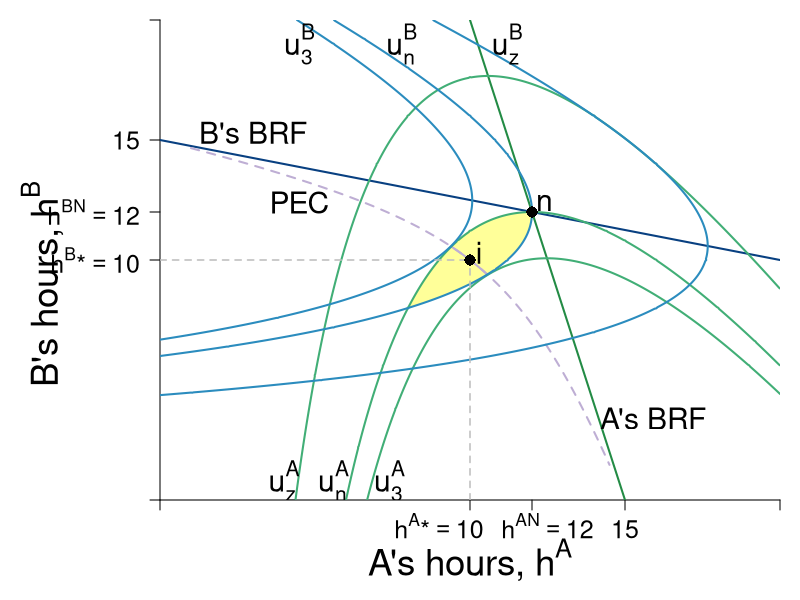

R code for this plot:
require(shape)
pdf(file = "competitionmarkets/coord_brfs_marginfig.pdf", width = 9, height = 7)

#Set parameters for graphics
pointsize <- 1.8
axislabelsize <- 2.2
labelsize <- 1.5
namesize <- 1.8
annotatesize <- 1.8
graphlinewidth <- 2
segmentlinewidth <- 1.5

COL <- c("#7fc97f", "#beaed4", "#fdc086", "#ffff99", "#386cb0", "#f0027f", "#bf5b17", "#666666")
COLA <- c("#99d8c9","#66c2a4","#41ae76", "#238b45", "#005824")
COLB <- c("#4eb3d3", "#2b8cbe", "#0868ac","#084081")

par(mar =  c(5, 8, 1, 1))

uA <- function(ea, eb, alpha = 30, beta = 1/2) {
  (alpha - beta*(ea+eb))*ea - 0.5*(ea)^2
}

uB <- function(ea, eb, alpha = 30, beta = 1/2) {
  (alpha - beta*(ea+eb))*eb - 0.5*(eb)^2
}

brfB <- function(ea, alpha = 30, beta = 1/2) {
  (alpha - beta*ea)/(1 + 2*beta)
}

brfA <- function(ea, alpha = 30, beta = 1/2) {
  (alpha - ea*(1 + 2*beta))/(beta)
}

brfPE <- function(ea, alpha = 30, beta = 1/8) {
  alpha*(1 - beta*ea)
}

hANE <- function(alpha, beta = 1/2){
  alpha/(1 + 3*beta)
}

hApEff2 <- function(alpha, beta = 1/2){
  alpha/(1 + 4*beta)
}

intercept1 <- function(alpha, beta = 1/2){
  alpha/(1 + 2*beta)
}

PEC <- function(ea, alpha = 30, beta = 1/2){
  a = beta*(1+2*beta);
  b = -alpha*(1+3*beta)+(1+2*beta)^2*ea;
  c = alpha^2 - alpha*(1+3*beta)*ea+ beta*(1+2*beta)*ea^2
  delta = b^2-4*a*c
  return((-b-sqrt(delta))/(2*a))
}


indiffA <- function(ea, alpha = 30, beta = 1/2, uA = 144) {
  (alpha*ea - beta*(ea)^2 - 0.5*(ea)^2 - uA)/(beta*ea)
}

indiffBroot1 <- function(ea, alpha = 30, beta = 30, uB = 144){
  (-sqrt(alpha^2 - 2*alpha*beta*ea + beta^2*ea^2 - 4*beta*uB - 2*uB) + alpha - beta*ea)/(2*beta + 1)
}

indiffBroot2 <- function(ea, alpha = 30, beta = 30, uB = 144){
  (sqrt(alpha^2 - 2*alpha*beta*ea + beta^2*ea^2 - 4*beta*uB - 2*uB) + alpha - beta*ea)/(2*beta + 1)
}


indiffB <- function(eb, alpha = 30, beta = 1/2, uB = 144) {
  (alpha*eb - uB - 0.5*eb^2)/(alpha*beta*eb)
}

indiffB2 <- function(ea, alpha = 30, beta = 1/2, uB = 144) {
  sqrt(alpha^2*(beta*ea - 1)^2 - 2*uB) - alpha*beta*ea + alpha
}

indiffB3 <- function(ea, alpha = 30, beta = 1/2, uB = 144) {
  -sqrt(alpha^2*(beta*ea - 1)^2 - 2*uB) - alpha*beta*ea + alpha
}


xlims <- c(0, 20)
ylims <- c(0, 20)

npts <- 501 
x <- seq(xlims[1], xlims[2], length.out = npts)
y <- seq(ylims[1], ylims[2], length.out = npts) 
a <- c(112, 
       uA(hANE(alpha = 30, beta = 1/2), hANE(alpha = 30, beta = 1/2)), 
       155.8)
b <- c(112, 
       uA(hANE(alpha = 30, beta = 1/2),hANE(alpha = 30, beta = 1/2)), 
       155.8)

plot(0, 0, xlim = xlims, ylim = ylims, type = "n",
     xlab = expression(paste("")),
     ylab = expression(paste("")), 
     xaxt = "n", 
     yaxt = "n", 
     cex.lab = axislabelsize, 
     bty = "n",
     xaxs="i", 
     yaxs="i")

# Keeping if necessary. 
# ticksy <- c(0, hApEff2(alpha = 30), hANE(alpha = 30), intercept1(alpha = 30), ylims[2])
# ylabels <- c(NA, expression(paste(h^B,"*")), expression(paste(h^{BN})), expression(paste(frac(alpha, 1 + 2*beta))), NA)
# ticksx <- c(0, hApEff2(alpha = 30), hANE(alpha = 30), intercept1(alpha = 30), xlims[2])
# xlabels <- c(NA, expression(paste(h^A,"*")), expression(paste(h^{AN})), expression(paste(frac(alpha, 1 + 2*beta))), NA)

ticksy <- c(0, hApEff2(alpha = 30), hANE(alpha = 30), intercept1(alpha = 30), ylims[2])
ylabels <- c(NA, expression(paste(h^B,"*", phantom()==10)), expression(paste(h^{BN} == 12)), expression(paste(15 )), NA)
ticksx <- c(0, hApEff2(alpha = 30), hANE(alpha = 30), intercept1(alpha = 30), xlims[2])
xlabels <- c(NA, expression(paste(h^A,"*", phantom()==10)), expression(paste(h^{AN} == 12)), NA, NA)


axis(1, at = ticksx,  pos = 0, labels = FALSE)
text(x = c(0, hApEff2(alpha = 30)-1, hANE(alpha = 30) + 0.5, intercept1(alpha = 30), xlims[2]), 
     par("usr")[3] - 0.3, labels = xlabels, srt = 0, pos = 1, 
     xpd = TRUE, cex = labelsize)
#15 in the labels above didn't work, so it must be indivudally located
text(15, -1.2, expression(paste(15)), xpd = TRUE, cex = labelsize) 

axis(2, at = ticksy, pos = 0, labels = ylabels, las = 1, cex.axis = labelsize)

npts <- 500 
xx1 <- seq(xlims[1], xlims[2], length.out = npts)
xx2 <- seq(9.4, 10.55, length.out = npts)

#I need something like xx1 with npts for 
xpoly1 <- seq(from = 8, to = 12, length.out = 500)
ypoly1 <- indiffA(xpoly1, uA = 144, alpha = 30, beta = 1/2)
ypoly2 <- indiffBroot1(xpoly1, uB = 144, alpha = 30, beta = 1/2)
polygon(x = c(xpoly1, rev(xpoly1)), y = c(ypoly1, rev(ypoly2)), col=COL[4], density=NULL, border = NA)

#Draw functions
lines(xx1, brfA(xx1, alpha = 30, beta = 1/2), col = COLA[4], lwd = graphlinewidth)
lines(xx1, brfB(xx1, alpha = 30, beta = 1/2), col = COLB[4], lwd = graphlinewidth)

xx2 <- seq(1, 14.5, length.out = npts)
xx3 <- seq(9.4, 10.55, length.out = npts)

lines(xx2, PEC(xx2, alpha = 30, beta = 1/2), col = COL[2], lty = 2, lwd = graphlinewidth)
lines(xx3, PEC(xx3, alpha = 30, beta = 1/2), col = COL[2], lwd = graphlinewidth)


contour(y, x,
        outer(x, y, uA),
        drawlabels = FALSE,
        col = COLA[3],
        lwd = graphlinewidth,
        levels = a,
        xaxs="i",
        yaxs="i",
        add = TRUE)

text(0.5*xlims[2], -2.5, expression(paste("A's hours, ", h^A)), xpd = TRUE, cex = axislabelsize)
text(-3.8, 9, expression(paste("B's hours, ", h^B)), xpd = TRUE, cex = axislabelsize, srt = 90) 


contour(x, y,
        outer(x, y, uB),
        drawlabels = FALSE,
        col = COLB[2],
        lwd = graphlinewidth,
        levels = b,
        add = TRUE
)


text(4.5, 12.4, expression("PEC"), cex = annotatesize)
#text(3, 11.4, expression("curve"), cex = annotatesize)

#Arrows(6.5, 10.1, 9.3, 10.1, col = "black", lty = 1, lwd = 2, arr.type = "triangle", arr.lwd = 0.5)
# 
#Label the iso-welfare functions for the HG, Aisha
text(4, 0.8, expression(u[z]^A), cex = annotatesize)
text(5.6, 0.8, expression(u[n]^A), cex = annotatesize)
text(7.4, 0.8, expression(u[3]^A), cex = annotatesize)


#Label the indifference curves for the HG, Betty
text(11.2, 19, expression(u[z]^B), cex = annotatesize)
text(7.8, 19, expression(u[n]^B), cex = annotatesize)
text(4.5, 19, expression(u[3]^B), cex = annotatesize)


#Label Nash Equilibrium
points(hANE(alpha = 30), hANE(alpha = 30), pch = 16, col = "black", cex = 1.5)
text(hANE(alpha = 30) + 0.4, hANE(alpha = 30) + 0.4, expression(paste("n")), cex = annotatesize)

# Nash segments
segments(10, 0, 10, 10, col = "grey", lty = 2, lwd = segmentlinewidth)
segments(0, 10, 10, 10, col = "grey", lty = 2, lwd = segmentlinewidth)

#Annotate Pareto Efficient Curve and relevant points
#points(10.55, PEC(10.55), pch = 16, col = "black", cex = 1.5)
#text(10.55 + 0.4, PEC(10.55) - 0.4, expression(paste(t^A)), cex = annotatesize)
#points(9.4, PEC(9.4), pch = 16, col = "black", cex = 1.5)
#text(9.4 - 0.2, PEC(9.4) + 0.3, expression(paste(t^B)), cex = annotatesize)

points(hApEff2(alpha = 30), hApEff2(alpha = 30), pch = 16, col = "black", cex = 1.5)
text(hApEff2(alpha = 30) + 0.3, hApEff2(alpha = 30) + 0.3, expression(i), cex = annotatesize)

#B's brf
text(3, 15.3, expression(paste("B's BRF")), cex = annotatesize)
#text(3, 15.0, expression(paste("function")), cex = labelsize)

#A's brf
text(15.9, 3.4, expression(paste("A's BRF")), cex = annotatesize, xpd = TRUE)
#text(17.2, 2.7, expression(paste("function")), cex = labelsize)

dev.off()
